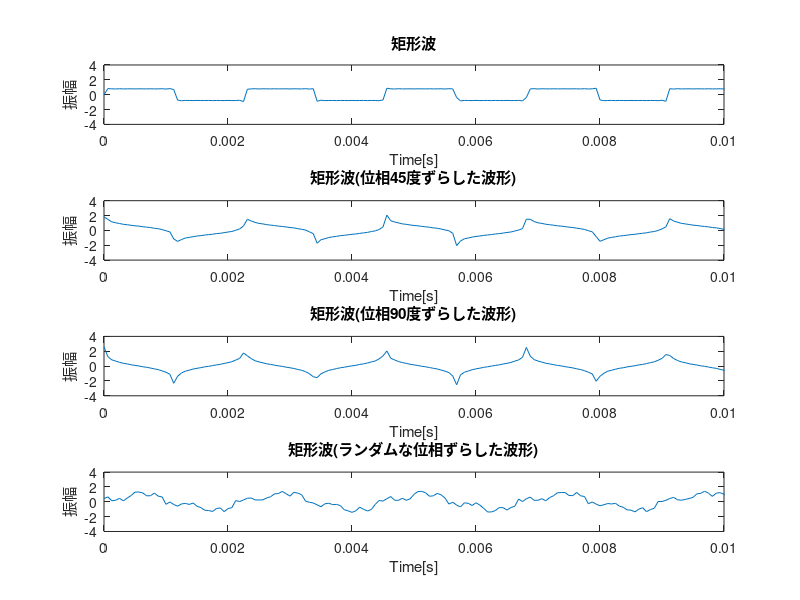
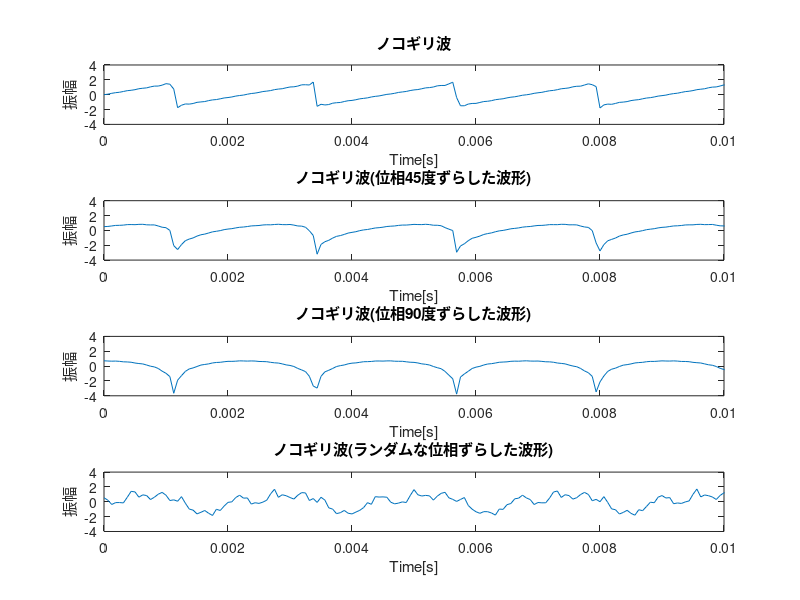

Write MATLAB code to recreate these figures, in order.


%%%%%%%%%%矩形波%%%%%%%%%%

%高調波とは基本周波数成分の整数倍で表される
%純音の場合には位相を変化させてもほとんど音の変化は聞き取れないが、合成波の場合は位相のずれによる変化が加算され音に変化が生じる。
close all;
clear;

Fs=16000;  
f=440;
numLoops=25;
t=([0:2*Fs-1]/Fs);    %2sec

%init vals
pureSquareWave=0;
squareWavephi1=0;
squareWavePhi2=0;
squarePhiRand=sin(2*pi*f*t);

phix1=45*pi/180;        %phase + pi/4
phix2=90*pi/180;        %phase + pi/2

for k=1:numLoops
    ft=sin(2*pi*(2*k-1)*f*t)/(2*k-1);
    pureSquareWave=pureSquareWave+ft; 
end

for k=1:numLoops
    ft=sin(2*pi*(2*k-1)*f*t+phix1)/(2*k-1);
    squareWavephi1=squareWavephi1+ft; 
end

for k=1:numLoops
    ft=sin(2*pi*(2*k-1)*f*t+phix2)/(2*k-1);
    squareWavePhi2=squareWavePhi2+ft; 
end

for k=2:numLoops
    ft=sin(2*pi*(2*k-1)*f*t+rand(1)*2*pi)/(2*k-1);
    squarePhiRand=squarePhiRand+ft; 
end


%sound(pureSquareWave,Fs);
%sound(squareWavephi1,Fs);
%sound(squareWavePhi2,Fs);
%sound(squarePhiRand,Fs);

figure;

subplot(4,1,1);
plot(t,pureSquareWave);
axis([0 0.01,-4 4]);
xlabel('Time[s]');
ylabel('振幅');
title('矩形波');

subplot(4,1,2);
plot(t,squareWavephi1);
axis([0 0.01,-4 4]);
xlabel('Time[s]');
ylabel('振幅');
title('矩形波(位相45度ずらした波形)');

subplot(4,1,3);
plot(t,squareWavePhi2);
axis([0 0.01,-4 4]);
xlabel('Time[s]');
ylabel('振幅');
title('矩形波(位相90度ずらした波形)');

subplot(4,1,4);
plot(t,squarePhiRand);
axis([0 0.01,-4 4]);
xlabel('Time[s]');
ylabel('振幅');
title('矩形波(ランダムな位相ずらした波形)');

%%%%sawtooth wave

Fs=16000;  
f=440;
numLoops=25;
t=([0:2*Fs-1]/Fs);       %2秒間
pureSawtooth=0;
sawtoothPhi1=0;
sawtoothPhi2=0;
sawtoothPhiRand=sin(2*pi*f*t);

phiy1=45*pi/180;         %位相をpi/4ずらす
phiy2=90*pi/180;         %位相をpi/2ずらす

for k=1:numLoops
    ft=(-1)^(k-1)/k*sin(2*pi*k*f*t);
    pureSawtooth=pureSawtooth+ft;  
end

for k=1:numLoops
    ft=(-1)^(k-1)/k*sin(2*pi*k*f*t+phiy1);
    sawtoothPhi1=sawtoothPhi1+ft;  
end

for k=1:numLoops
    ft=(-1)^(k-1)/k*sin(2*pi*k*f*t+phiy2);
    sawtoothPhi2=sawtoothPhi2+ft;  
end

for k=2:numLoops
    ft=(-1)^(k-1)/k*sin(2*pi*k*f*t+rand(1)*2*pi);     %ランダムな値ずらす
    sawtoothPhiRand=sawtoothPhiRand+ft;  
end



%sound(pureSawtooth,Fs);
%sound(sawtoothPhi1,Fs);
%sound(sawtoothPhi2,Fs);
%sound(sawtoothPhiRand,Fs);


figure;

subplot(4,1,1);
plot(t,pureSawtooth);
axis([0 0.01,-4 4]);
xlabel('Time[s]');
ylabel('振幅');
title('ノコギリ波');

subplot(4,1,2);
plot(t,sawtoothPhi1);
axis([0 0.01,-4 4]);
xlabel('Time[s]');
ylabel('振幅');
title('ノコギリ波(位相45度ずらした波形)');

subplot(4,1,3);
plot(t,sawtoothPhi2);
axis([0 0.01,-4 4]);
xlabel('Time[s]');
ylabel('振幅');
title('ノコギリ波(位相90度ずらした波形)');

subplot(4,1,4);
plot(t,sawtoothPhiRand);
axis([0 0.01,-4 4]);
xlabel('Time[s]');
ylabel('振幅');
title('ノコギリ波(ランダムな位相ずらした波形)');

